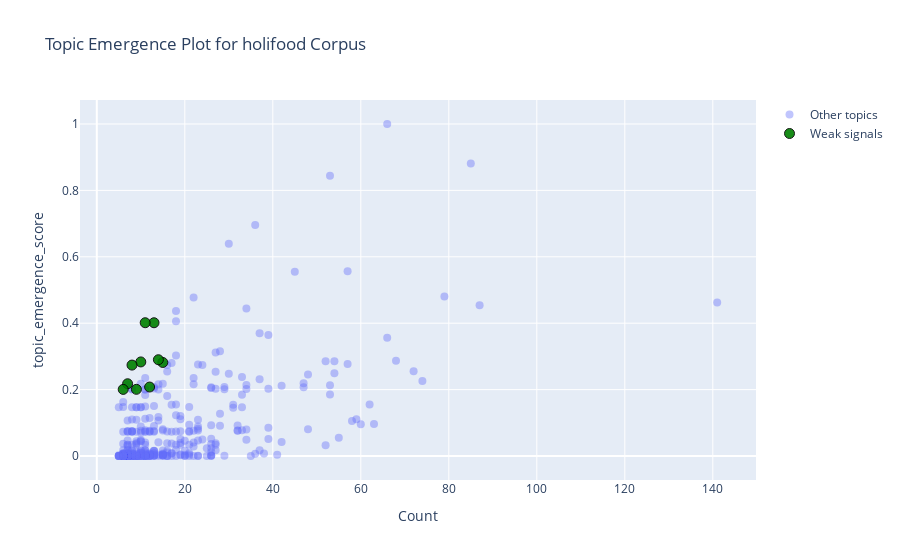

Notebook cell for this chart:
### Code cell
# --- Weak-signal ranking parameters ---
TOP_K_WEAK = 10                  # maximum number of weak signals to present
WEAK_MIN_COUNT = 5              # minimum topic Count to consider
WEAK_MIN_UPPER_COUNT = 15        # absolute upper bound for Count
SCORE_MIN_THRESHOLD = 0.2       # minimum recency_magnitude_score to be considered


# ============================================
# 11. TOP-K WEAK SIGNALS
# ============================================

def rank_weak_signals(df_plot, score_col, label):
    df_rank = df_plot.copy()

    # Ensure valid numeric values
    df_rank = df_rank.dropna(subset=[score_col, "Count"]).copy()
    df_rank = df_rank.rename(columns={score_col: "score"})

    lower = WEAK_MIN_COUNT
    upper = WEAK_MIN_UPPER_COUNT

    # -------------------------------------------------
    # 1) Hard filter: Count bounds + score threshold
    # -------------------------------------------------
    candidates = df_rank[
        (df_rank["Count"] >= lower) &
        (df_rank["Count"] <= upper) &
        (df_rank["score"] >= SCORE_MIN_THRESHOLD)
    ].copy()

    print(
        f"[{label}] Candidates after filters: "
        f"Count in [{lower}, {upper}], {score_col} >= {SCORE_MIN_THRESHOLD} -> {len(candidates)} topics"
    )

    if candidates.empty:
        print(f"[{label}] No weak-signal candidates after Count + score filters.")
        return pd.DataFrame()

    # -------------------------------------------------
    # 2) Compute weak_signal_score within candidates
    # -------------------------------------------------
    c_min, c_max = candidates["Count"].min(), candidates["Count"].max()
    if c_max > c_min:
        count_norm = 1.0 - (candidates["Count"] - c_min) / (c_max - c_min)
    else:
        count_norm = pd.Series(1.0, index=candidates.index)

    s = candidates["score"]
    s_min, s_max = s.min(), s.max()
    if s_max > s_min:
        score_norm = (s - s_min) / (s_max - s_min)
    else:
        score_norm = pd.Series(1.0, index=candidates.index)

    BETA = 0.5  # weight between score and (inverted) Count
    candidates["weak_signal_score"] = (
        BETA * score_norm + (1.0 - BETA) * count_norm
    )

    # -------------------------------------------------
    # 3) Round-robin selection by Count (even filling)
    # -------------------------------------------------
    def round_robin_by_count(pool, k):
        if pool.empty or k <= 0:
            return []

        # For each Count, keep indices sorted by weak_signal_score desc
        groups = {}
        for c, sub in pool.groupby("Count"):
            sub_sorted = sub.sort_values("weak_signal_score", ascending=False)
            groups[c] = list(sub_sorted.index)

        selected = []
        pointers = {c: 0 for c in groups}

        # Classic round-robin: cycle over Counts, pick next best from each
        while len(selected) < k:
            any_picked = False
            for c in sorted(groups):  # sorted by Count for determinism
                idx_list = groups[c]
                pos = pointers[c]

                if pos < len(idx_list):
                    selected.append(idx_list[pos])
                    pointers[c] = pos + 1
                    any_picked = True

                    if len(selected) >= k:
                        break

            if not any_picked:
                # No group has remaining candidates
                break

        return selected

    selected_idx = round_robin_by_count(candidates, TOP_K_WEAK)

    if not selected_idx:
        print(f"[{label}] Round-robin could not select any topics.")
        return pd.DataFrame()

    ws_top = candidates.loc[selected_idx].copy()
    ws_top = ws_top.sort_values("weak_signal_score", ascending=False)

    cols = ["Name", "Count", "score", "weak_signal_score", "Representation"]
    ws_top = ws_top[cols].reset_index(drop=True)

    print(
        f"[{label}] Showing top {len(ws_top)} weak signals "
        f"(target TOP_K_WEAK={TOP_K_WEAK})."
    )
    return ws_top

# Only compute the Recency+magnitude weak signals
ws_magnitude_top = rank_weak_signals(
    df_plot_magnitude,
    "topic_emergence_score",
    label="topic_emergence"
)

if not ws_magnitude_top.empty:
    with pd.option_context("display.max_colwidth", None):
        display(ws_magnitude_top)
else:
    print("No weak signals to display for Recency+magnitude scoring.")
    
import plotly.graph_objects as go

# --- Weak-signal mask from round-robin ranking (green) ---
weak_names = set(ws_magnitude_top["Name"])
mask_weak = df_plot_magnitude["Name"].isin(weak_names)

# Base: everything except weak signals
df_base = df_plot_magnitude[~mask_weak]
df_weak = df_plot_magnitude[mask_weak]

fig = go.Figure()

# --- Base layer: all non-weak-signal topics ---
fig.add_trace(
    go.Scatter(
        x=df_base["Count"],
        y=df_base["topic_emergence_score"],
        mode="markers",
        marker=dict(size=8, opacity=0.4),
        text=df_base["Name"],
        hovertext=df_base["Representation"].astype(str),
        name="Other topics",
    )
)

# --- Weak signals (green) ---
fig.add_trace(
    go.Scatter(
        x=df_weak["Count"],
        y=df_weak["topic_emergence_score"],
        mode="markers",
        marker=dict(
            size=10,
            color="green",
            line=dict(width=1, color="black"),
            opacity=0.9,
        ),
        text=df_weak["Name"],
        hovertext=df_weak["Representation"].astype(str),
        name="Weak signals",
    )
)

# Axis + layout
fig.update_xaxes(title_text="Count")
fig.update_yaxes(title_text="topic_emergence_score")

fig.update_layout(
    title=f"Topic Emergence Plot for {name} Corpus"
)

fig.show()

### Figure 1 — Plotly figure (JSON) as saved in the notebook; plotly's stock layout.template omitted (floating-point values rounded to 4 significant figures; data arrays with more than 128 entries replaced by an {"elided": "..."} marker saying what was removed)
{"data": [{"hovertext": {"elided": "391 str values"}, "marker": {"opacity": 0.4, "size": 8}, "mode": "markers", "name": "Other topics", "text": {"elided": "391 str values"}, "type": "scatter", "x": {"elided": "391 int values"}, "y": {"elided": "391 float values"}}, {"hovertext": ["['rhizosphere', '2a5', '2a7', 'transgenic', 'hemoglobin', 'stages', 'diversity', 'bt', 'mcry1ab', 'z58']", "['lncrnas', 'de', 'flhs', 'poly', 'fatty', 'mrnas', 'f1', 'h3k27ac', 'hens', 'f0']", "['sers', 'imprinted', 'qcm', 'spr', 'ecl', 'cap', 'cofaiecl', 'aptasensor', 'signal', 'detection']", "['za', 'solid', 'bac', '144', 'agents', 'black5', 'sn', 'diphenyl', 'ether', 'lactofen']", "['citrus', 'juice', 'marinated', 'sensory', 'marinade', 'marinating', 'meat', 'marination', 'beo', 'rhubarb']", "['grain', 'dp51291', '95275', 'dp915635', 'diets', 'nontransgenic', 'containing', 'rats', 'pathology', 'fed']", "['bps', 'mbp', 'extraction', 'canned', 'dese', 'hre', 'dess', 'uae', 'ethanol', 'solvents']", "['hets', 'alsub2subosub3sub', 'cuonps', 'nanosilver', 'extracellular', 'nanosilverinduced', 'nets', 'formation', 'nanocu', 'release']", "['dandelion', 'broth', 'uvbinduced', 'fermentation', 'skin', 'skincare', 'masks', 'ingredients', 'hacat', 'irritation']", "['haploid', 'dh', 'colchicine', 'hmf', 'doubling', 'landrace', 'capture', 'hff', 'haploids', 'ptx']"], "marker": {"color": "green", "line": {"color": "black", "width": 1}, "opacity": 0.9, "size": 10}, "mode": "markers", "name": "Weak signals", "text": ["159_rhizosphere_2a5_2a7_transgenic", "164_lncrnas_de_flhs_poly", "181_sers_imprinted_qcm_spr", "197_za_solid_bac_144", "213_citrus_juice_marinated_sensory", "245_grain_dp51291_95275_dp915635", "260_bps_mbp_extraction_canned", "291_hets_alsub2subosub3sub_cuonps_nanosilver", "347_dandelion_broth_uvbinduced_fermentation", "382_haploid_dh_colchicine_hmf"], "type": "scatter", "x": [15, 14, 13, 12, 11, 10, 9, 8, 7, 6], "y": [0.2817, 0.29, 0.4014, 0.2078, 0.4014, 0.2833, 0.2008, 0.2738, 0.2176, 0.2006]}], "layout": {"autosize": true, "title": {"text": "Topic Emergence Plot for holifood Corpus"}, "xaxis": {"autorange": true, "range": [-3.337, 149.3], "title": {"text": "Count"}, "type": "linear"}, "yaxis": {"autorange": true, "range": [-0.09211, 1.092], "title": {"text": "topic_emergence_score"}, "type": "linear"}}}
